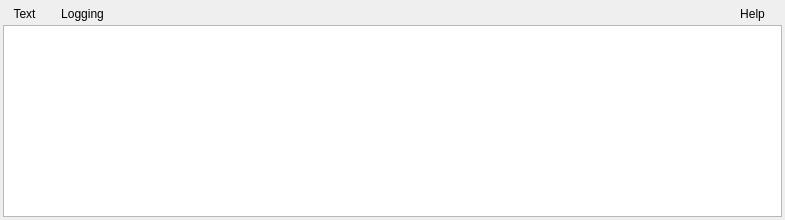
<?xml version="1.0" encoding="UTF-8"?>
<ui version="4.0">
 <class>LogWidget</class>
 <widget class="QWidget" name="LogWidget">
  <property name="geometry">
   <rect>
    <x>0</x>
    <y>0</y>
    <width>785</width>
    <height>220</height>
   </rect>
  </property>
  <property name="sizePolicy">
   <sizepolicy hsizetype="Preferred" vsizetype="Preferred">
    <horstretch>0</horstretch>
    <verstretch>0</verstretch>
   </sizepolicy>
  </property>
  <property name="minimumSize">
   <size>
    <width>400</width>
    <height>10</height>
   </size>
  </property>
  <property name="windowTitle">
   <string>Compass Log</string>
  </property>
  <property name="toolTip">
   <string>Save, print, or copy text</string>
  </property>
  <layout class="QVBoxLayout" name="verticalLayout">
   <property name="spacing">
    <number>1</number>
   </property>
   <property name="leftMargin">
    <number>3</number>
   </property>
   <property name="topMargin">
    <number>3</number>
   </property>
   <property name="rightMargin">
    <number>3</number>
   </property>
   <property name="bottomMargin">
    <number>3</number>
   </property>
   <item>
    <layout class="QHBoxLayout" name="horizontalLayout_ToolBar">
     <item>
      <widget class="QToolButton" name="toolButton_text">
       <property name="text">
        <string> Text   </string>
       </property>
       <property name="popupMode">
        <enum>QToolButton::InstantPopup</enum>
       </property>
       <property name="toolButtonStyle">
        <enum>Qt::ToolButtonTextOnly</enum>
       </property>
       <property name="autoRaise">
        <bool>true</bool>
       </property>
       <property name="arrowType">
        <enum>Qt::NoArrow</enum>
       </property>
      </widget>
     </item>
     <item>
      <widget class="QToolButton" name="toolButton_logging">
       <property name="statusTip">
        <string>Select message logging options.</string>
       </property>
       <property name="text">
        <string>Logging   </string>
       </property>
       <property name="popupMode">
        <enum>QToolButton::InstantPopup</enum>
       </property>
       <property name="toolButtonStyle">
        <enum>Qt::ToolButtonTextOnly</enum>
       </property>
       <property name="autoRaise">
        <bool>true</bool>
       </property>
       <property name="arrowType">
        <enum>Qt::NoArrow</enum>
       </property>
      </widget>
     </item>
     <item>
      <spacer name="horizontalSpacer_2">
       <property name="orientation">
        <enum>Qt::Horizontal</enum>
       </property>
       <property name="sizeHint" stdset="0">
        <size>
         <width>40</width>
         <height>20</height>
        </size>
       </property>
      </spacer>
     </item>
     <item>
      <spacer name="horizontalSpacer_1">
       <property name="orientation">
        <enum>Qt::Horizontal</enum>
       </property>
       <property name="sizeHint" stdset="0">
        <size>
         <width>40</width>
         <height>20</height>
        </size>
       </property>
      </spacer>
     </item>
     <item>
      <widget class="QToolButton" name="toolButton_help">
       <property name="text">
        <string>Help   </string>
       </property>
       <property name="popupMode">
        <enum>QToolButton::InstantPopup</enum>
       </property>
       <property name="toolButtonStyle">
        <enum>Qt::ToolButtonTextOnly</enum>
       </property>
       <property name="autoRaise">
        <bool>true</bool>
       </property>
      </widget>
     </item>
    </layout>
   </item>
   <item>
    <widget class="QPlainTextEdit" name="plainTextEdit">
     <property name="sizePolicy">
      <sizepolicy hsizetype="Expanding" vsizetype="MinimumExpanding">
       <horstretch>0</horstretch>
       <verstretch>0</verstretch>
      </sizepolicy>
     </property>
     <property name="minimumSize">
      <size>
       <width>80</width>
       <height>10</height>
      </size>
     </property>
     <property name="readOnly">
      <bool>true</bool>
     </property>
     <property name="backgroundVisible">
      <bool>false</bool>
     </property>
    </widget>
   </item>
  </layout>
  <action name="action_Reset">
   <property name="icon">
    <iconset resource="compass.qrc">
     <normaloff>:/images/file-reset.png</normaloff>:/images/file-reset.png</iconset>
   </property>
   <property name="text">
    <string>&amp;Reset</string>
   </property>
   <property name="toolTip">
    <string>Clear the current text</string>
   </property>
   <property name="shortcut">
    <string>Ctrl+R</string>
   </property>
  </action>
  <action name="actionSave_As">
   <property name="icon">
    <iconset resource="compass.qrc">
     <normaloff>:/images/file-save.png</normaloff>:/images/file-save.png</iconset>
   </property>
   <property name="text">
    <string>Save &amp;As</string>
   </property>
   <property name="toolTip">
    <string>Save current text into a file</string>
   </property>
  </action>
  <action name="action_Print">
   <property name="icon">
    <iconset resource="compass.qrc">
     <normaloff>:/images/file-print.png</normaloff>:/images/file-print.png</iconset>
   </property>
   <property name="text">
    <string>&amp;Print</string>
   </property>
   <property name="toolTip">
    <string>Print current text</string>
   </property>
   <property name="shortcut">
    <string>Ctrl+P</string>
   </property>
  </action>
  <action name="actionSelect_All">
   <property name="icon">
    <iconset resource="compass.qrc">
     <normaloff>:/images/edit-select-all.png</normaloff>:/images/edit-select-all.png</iconset>
   </property>
   <property name="text">
    <string>Select &amp;All</string>
   </property>
   <property name="toolTip">
    <string>Select all current text</string>
   </property>
   <property name="shortcut">
    <string>Ctrl+A</string>
   </property>
  </action>
  <action name="action_Copy">
   <property name="icon">
    <iconset resource="compass.qrc">
     <normaloff>:/images/edit-copy.png</normaloff>:/images/edit-copy.png</iconset>
   </property>
   <property name="text">
    <string>&amp;Copy</string>
   </property>
   <property name="toolTip">
    <string>Copy all selected text</string>
   </property>
   <property name="shortcut">
    <string>Ctrl+C</string>
   </property>
  </action>
  <action name="actionMessage">
   <property name="checkable">
    <bool>true</bool>
   </property>
   <property name="text">
    <string>Message</string>
   </property>
   <property name="toolTip">
    <string>Log all standard messages</string>
   </property>
  </action>
  <action name="actionWarning">
   <property name="checkable">
    <bool>true</bool>
   </property>
   <property name="text">
    <string>Warning</string>
   </property>
   <property name="toolTip">
    <string>Log all Warning messages</string>
   </property>
  </action>
  <action name="actionRaw_Data">
   <property name="checkable">
    <bool>true</bool>
   </property>
   <property name="text">
    <string>Raw Data</string>
   </property>
   <property name="toolTip">
    <string>Log all Raw data (dump)</string>
   </property>
  </action>
  <action name="actionDebug">
   <property name="checkable">
    <bool>true</bool>
   </property>
   <property name="text">
    <string>Debug</string>
   </property>
   <property name="toolTip">
    <string>Log all debug messages</string>
   </property>
  </action>
  <action name="action_Help">
   <property name="icon">
    <iconset resource="compass.qrc">
     <normaloff>:/images/help-browser.png</normaloff>:/images/help-browser.png</iconset>
   </property>
   <property name="text">
    <string>&amp;Help</string>
   </property>
  </action>
 </widget>
 <resources>
  <include location="compass.qrc"/>
 </resources>
 <connections>
  <connection>
   <sender>actionSelect_All</sender>
   <signal>triggered()</signal>
   <receiver>plainTextEdit</receiver>
   <slot>selectAll()</slot>
   <hints>
    <hint type="sourcelabel">
     <x>-1</x>
     <y>-1</y>
    </hint>
    <hint type="destinationlabel">
     <x>357</x>
     <y>210</y>
    </hint>
   </hints>
  </connection>
  <connection>
   <sender>action_Copy</sender>
   <signal>triggered()</signal>
   <receiver>plainTextEdit</receiver>
   <slot>copy()</slot>
   <hints>
    <hint type="sourcelabel">
     <x>-1</x>
     <y>-1</y>
    </hint>
    <hint type="destinationlabel">
     <x>357</x>
     <y>210</y>
    </hint>
   </hints>
  </connection>
 </connections>
</ui>
